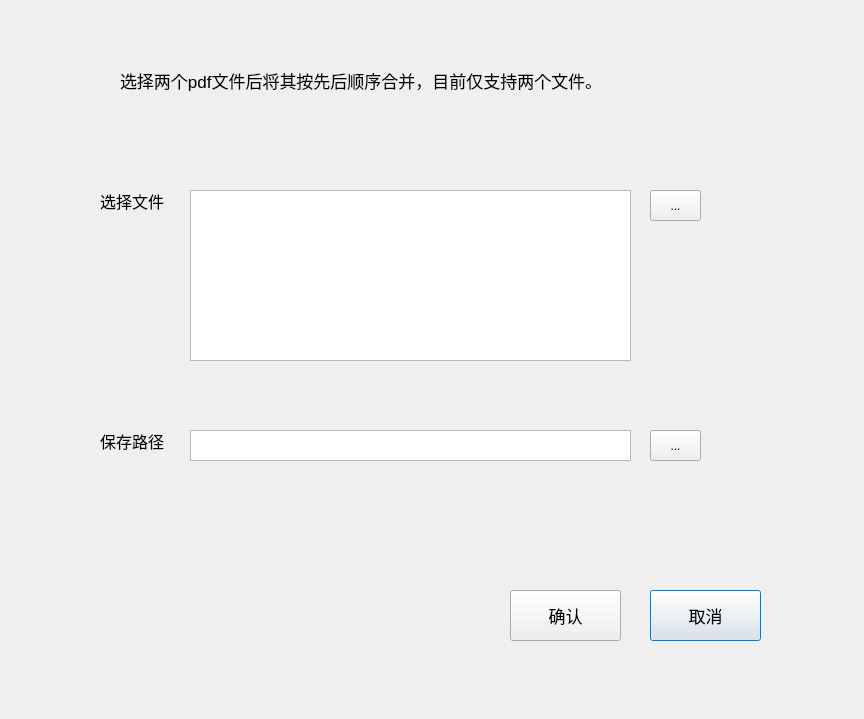
<?xml version="1.0" encoding="UTF-8"?>
<ui version="4.0">
 <class>Dialog</class>
 <widget class="QDialog" name="Dialog">
  <property name="geometry">
   <rect>
    <x>0</x>
    <y>0</y>
    <width>864</width>
    <height>719</height>
   </rect>
  </property>
  <property name="windowTitle">
   <string>Dialog</string>
  </property>
  <widget class="QPushButton" name="exitBtn">
   <property name="geometry">
    <rect>
     <x>650</x>
     <y>590</y>
     <width>111</width>
     <height>51</height>
    </rect>
   </property>
   <property name="font">
    <font>
     <pointsize>13</pointsize>
    </font>
   </property>
   <property name="text">
    <string>取消</string>
   </property>
  </widget>
  <widget class="QPushButton" name="operateBtn">
   <property name="geometry">
    <rect>
     <x>510</x>
     <y>590</y>
     <width>111</width>
     <height>51</height>
    </rect>
   </property>
   <property name="font">
    <font>
     <pointsize>13</pointsize>
    </font>
   </property>
   <property name="text">
    <string>确认</string>
   </property>
  </widget>
  <widget class="QLabel" name="label">
   <property name="geometry">
    <rect>
     <x>100</x>
     <y>190</y>
     <width>81</width>
     <height>21</height>
    </rect>
   </property>
   <property name="font">
    <font>
     <pointsize>12</pointsize>
    </font>
   </property>
   <property name="text">
    <string>选择文件</string>
   </property>
  </widget>
  <widget class="QToolButton" name="selectPathBtn">
   <property name="geometry">
    <rect>
     <x>650</x>
     <y>430</y>
     <width>51</width>
     <height>31</height>
    </rect>
   </property>
   <property name="text">
    <string>...</string>
   </property>
  </widget>
  <widget class="QLabel" name="label_3">
   <property name="geometry">
    <rect>
     <x>100</x>
     <y>430</y>
     <width>81</width>
     <height>21</height>
    </rect>
   </property>
   <property name="font">
    <font>
     <pointsize>12</pointsize>
    </font>
   </property>
   <property name="text">
    <string>保存路径</string>
   </property>
  </widget>
  <widget class="QToolButton" name="selectFileBtn">
   <property name="geometry">
    <rect>
     <x>650</x>
     <y>190</y>
     <width>51</width>
     <height>31</height>
    </rect>
   </property>
   <property name="text">
    <string>...</string>
   </property>
  </widget>
  <widget class="QTextEdit" name="textEdit">
   <property name="geometry">
    <rect>
     <x>190</x>
     <y>190</y>
     <width>441</width>
     <height>171</height>
    </rect>
   </property>
   <property name="font">
    <font>
     <pointsize>9</pointsize>
    </font>
   </property>
  </widget>
  <widget class="QTextEdit" name="textEdit_2">
   <property name="geometry">
    <rect>
     <x>190</x>
     <y>430</y>
     <width>441</width>
     <height>31</height>
    </rect>
   </property>
   <property name="font">
    <font>
     <pointsize>9</pointsize>
    </font>
   </property>
  </widget>
  <widget class="QLabel" name="label_2">
   <property name="geometry">
    <rect>
     <x>120</x>
     <y>40</y>
     <width>641</width>
     <height>81</height>
    </rect>
   </property>
   <property name="font">
    <font>
     <pointsize>13</pointsize>
    </font>
   </property>
   <property name="text">
    <string>选择两个pdf文件后将其按先后顺序合并，目前仅支持两个文件。</string>
   </property>
  </widget>
 </widget>
 <resources/>
 <connections/>
</ui>
